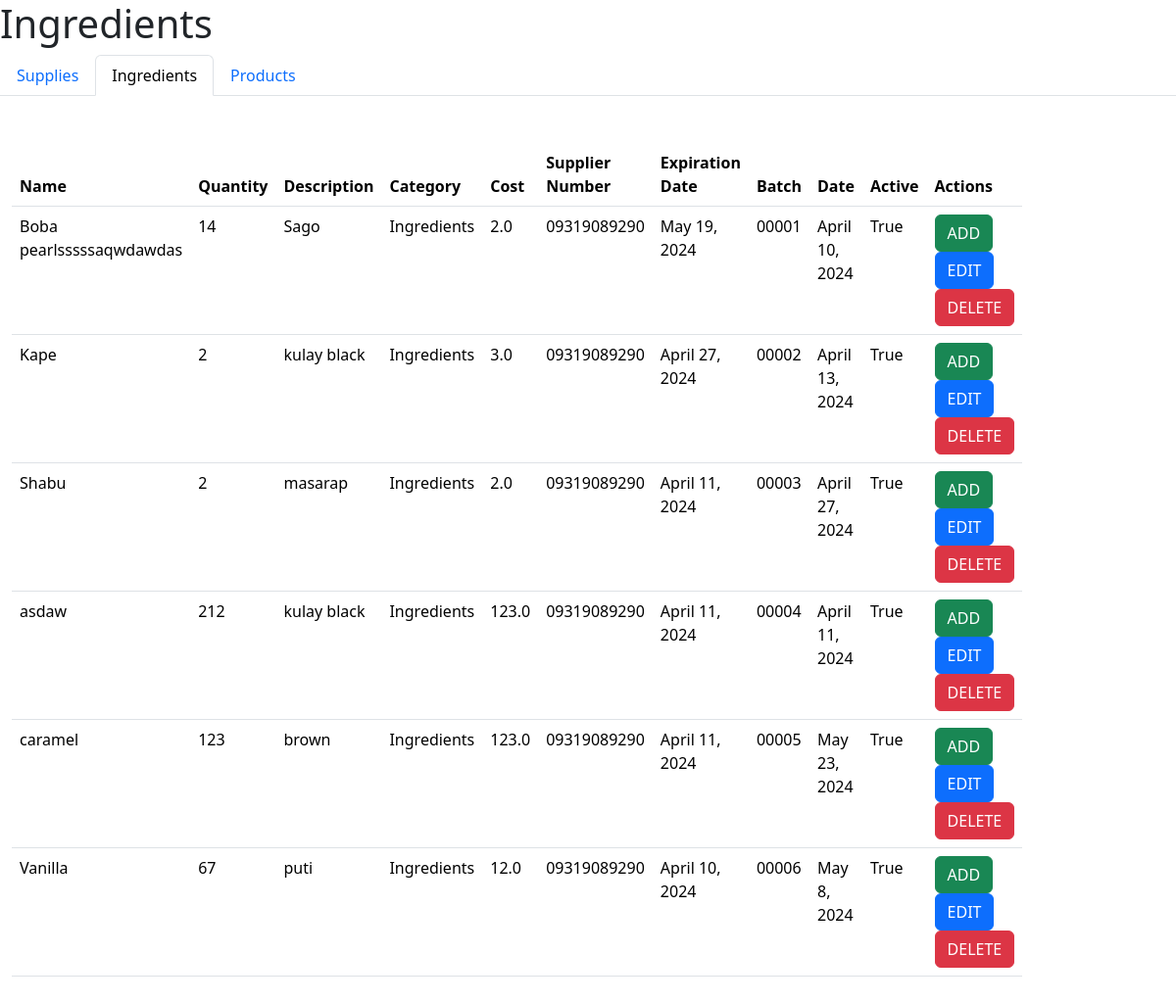
/ingr_supp/ingr, run on the app's committed database.
### ingr_supp/models.py (models this page shows, shortened)
class Ingr(models.Model):
    ingr_name = models.CharField(max_length= 50)
    ingr_quant = models.IntegerField(default=0)
    ingr_desc = models.CharField(max_length=50)
    ingr_catg = models.CharField (max_length=50)
    ingr_cost = models.FloatField(default=0.0)
    ingr_suppNo = models.CharField(max_length=50)
    ingr_exp = models.DateField()
    ingr_batch = models.CharField(max_length=5, default='00001')
    ingr_date = models.DateField()
    ingr_act = models.BooleanField(default=True)

### ingr_supp/views.py (the view)
# urls.py: path('ingr',views.ingr, name = "ingr"),
def ingr(request):
    ingredients = Ingr.objects.all()
    return render(request, 'ingredients.html', {'ingredients':ingredients})

### ingr_supp/templates/ingredients.html (shortened to what this page needs)
<!DOCTYPE html>
<html lang="en">
<head>
    <link href="https://cdn.jsdelivr.net/npm/bootstrap@5.3.3/dist/css/bootstrap.min.css" rel="stylesheet">
</head>
<body>
    <h1>Ingredients</h1>
    <ul class="nav nav-tabs">
        <li class="nav-item">
          <a class="nav-link" aria-current="page" href="{% url 'view' %}" id="nav-item-1">Supplies</a>
        </li>
        <li class="nav-item">
            <a class="nav-link active" href="{% url 'ingr' %}" id="nav-item-2">Ingredients</a>
        </li>
        <li class="nav-item">
          <a class="nav-link" href="{% url 'prod' %}" id="nav-item-3">Products</a>
        </li>
    </ul>
    <div class="container-fluid py-5">
        <div class="row justify-content-start">
            <div class="col-8">
                <table class="table">
                    <thead>
                        <tr>
                            <th scope="col">Name</th>
                            <th scope="col">Quantity</th>
                            <th scope="col">Description</th>
                            <th scope="col">Category</th>
                            <th scope="col">Cost</th>
                            <th scope="col">Supplier Number</th>
                            <th scope="col">Expiration Date</th>
                            <th scope="col">Batch</th>
                            <th scope="col">Date</th>
                            <th scope="col">Active</th>
                            <th scope="col">Actions</th>
                        </tr>
                    </thead>
                    <tbody>
                        {% for ingredient in ingredients %}
                        <tr>
                            <td>{{ ingredient.ingr_name }}</td>
                            <td>{{ ingredient.ingr_quant }}</td>
                            <td>{{ ingredient.ingr_desc }}</td>
                            <td>{{ ingredient.ingr_catg }}</td>
                            <td>{{ ingredient.ingr_cost }}</td>
                            <td>{{ ingredient.ingr_suppNo }}</td>
                            <td>{{ ingredient.ingr_exp }}</td>
                            <td>{{ ingredient.ingr_batch }}</td>
                            <td>{{ ingredient.ingr_date }}</td>
                            <td>{{ ingredient.ingr_act }}</td>
                            <td>
                                <button type="button" class="btn btn-success" data-bs-toggle="modal" data-bs-target="#addIngredientModal{{ ingredient.id }}">
                                    ADD
                                </button>
                                <button type="button" class="btn btn-primary" data-bs-toggle="modal" data-bs-target="#editModal{{ ingredient.id }}">
                                    EDIT
                                </button>
                                <button type="button" class="btn btn-danger" data-bs-toggle="modal" data-bs-target="#confirmDeleteModal{{ ingredient.id }}">
                                    DELETE
                                </button>
                            </td>
                        </tr>
                        {% endfor %}
                    </tbody>
                </table>
            </div>
        </div>
    </div>
</body>
</html>

### data on the page
Ingr: ingr_name "Boba pearlsssssaqwdawdas", ingr_quant "14", ingr_desc "Sago", ingr_catg "Ingredients", ingr_cost "2.0", ingr_suppNo "09319089290", ingr_exp "May 19, 2024", ingr_batch "00001", ingr_date "April 10, 2024", ingr_act "True"
Ingr: ingr_name "Kape", ingr_quant "2", ingr_desc "kulay black", ingr_catg "Ingredients", ingr_cost "3.0", ingr_suppNo "09319089290", ingr_exp "April 27, 2024", ingr_batch "00002", ingr_date "April 13, 2024", ingr_act "True"
Ingr: ingr_name "Shabu", ingr_quant "2", ingr_desc "masarap", ingr_catg "Ingredients", ingr_cost "2.0", ingr_suppNo "09319089290", ingr_exp "April 11, 2024", ingr_batch "00003", ingr_date "April 27, 2024", ingr_act "True"
Ingr: ingr_name "asdaw", ingr_quant "212", ingr_desc "kulay black", ingr_catg "Ingredients", ingr_cost "123.0", ingr_suppNo "09319089290", ingr_exp "April 11, 2024", ingr_batch "00004", ingr_date "April 11, 2024", ingr_act "True"
Ingr: ingr_name "caramel", ingr_quant "123", ingr_desc "brown", ingr_catg "Ingredients", ingr_cost "123.0", ingr_suppNo "09319089290", ingr_exp "April 11, 2024", ingr_batch "00005", ingr_date "May 23, 2024", ingr_act "True"
Ingr: ingr_name "Vanilla", ingr_quant "67", ingr_desc "puti", ingr_catg "Ingredients", ingr_cost "12.0", ingr_suppNo "09319089290", ingr_exp "April 10, 2024", ingr_batch "00006", ingr_date "May 8, 2024", ingr_act "True"
